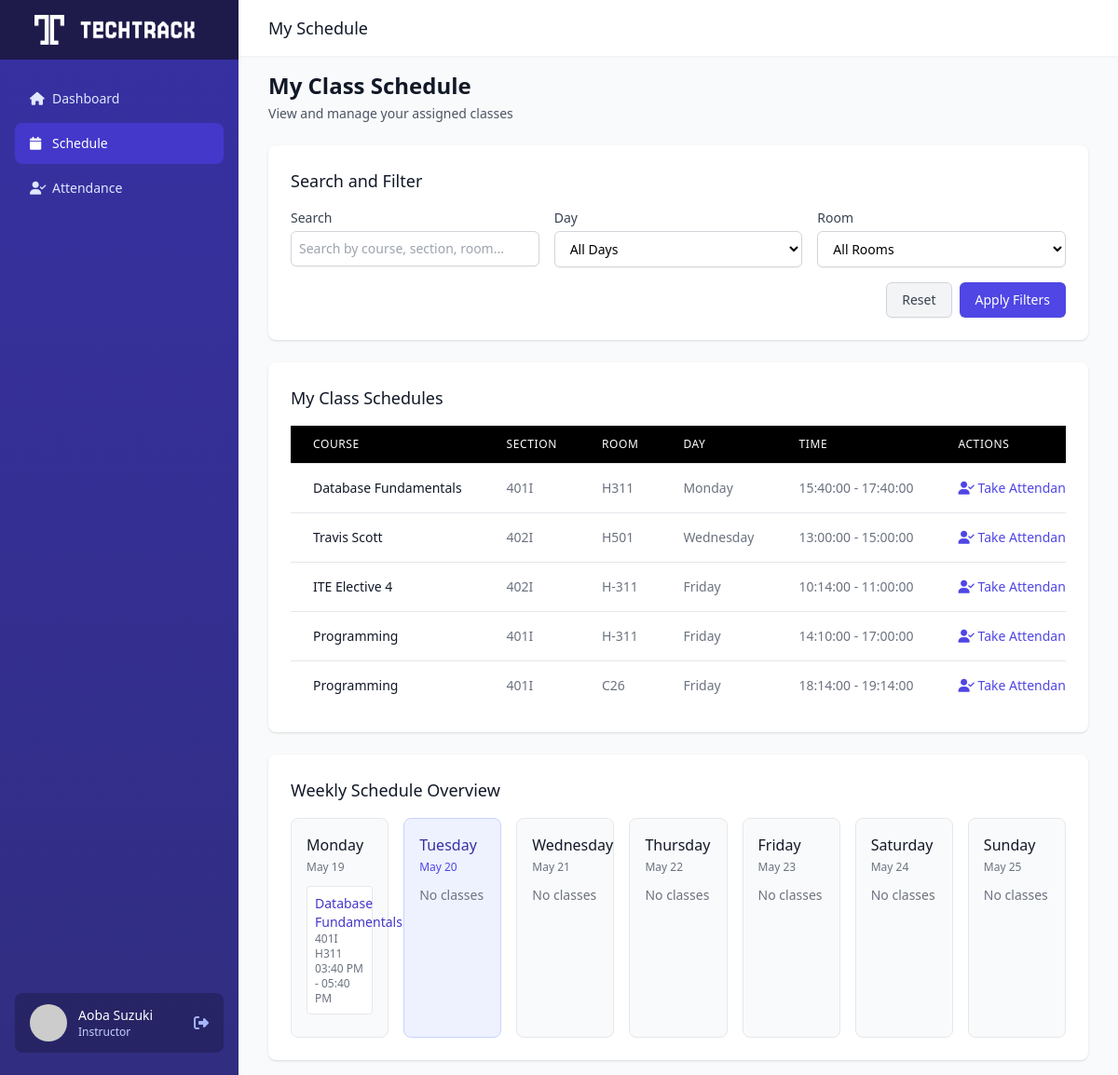
The app's page /instructor/ins_schedule.php (signed in) with its own data.
### tables this page shows
CREATE TABLE `user` (
  `user_id` int(11) NOT NULL,
  `id_number` varchar(20) NOT NULL,
  `email` varchar(255) NOT NULL,
  `password` varchar(255) NOT NULL,
  `name` varchar(255) NOT NULL,
  `section` varchar(20) DEFAULT NULL,
  `rfid_tag` varchar(255) DEFAULT NULL,
  `role_id` int(1) NOT NULL
);

CREATE TABLE `schedules` (
  `schedule_id` int(11) NOT NULL,
  `section` varchar(50) NOT NULL,
  `course_id` int(11) NOT NULL,
  `instructor_id` int(11) NOT NULL,
  `room` varchar(50) NOT NULL,
  `day` enum('Monday','Tuesday','Wednesday','Thursday','Friday','Saturday','Sunday') NOT NULL,
  `start_time` time NOT NULL,
  `end_time` time NOT NULL,
  `checkin_grace_period` int(11) NOT NULL DEFAULT 10,
  `checkout_grace_period` int(11) NOT NULL DEFAULT 10
);

CREATE TABLE `courses` (
  `course_id` int(11) NOT NULL,
  `course_name` varchar(255) NOT NULL,
  `start_date` date NOT NULL,
  `end_date` date NOT NULL
);

### instructor/ins_schedule.php (the view, shortened to what this page needs)
<?php
include '../db_config.php';
$stmt = $conn->prepare("SELECT name, user_id FROM user WHERE id_number = ? AND role_id = 2");
$stmt->bind_param("s", $_SESSION['user_id']);
$stmt->execute();
$result = $stmt->get_result();
$instructor = $result->fetch_assoc();
$search = $_GET['search'] ?? '';
$query = "SELECT s.*, c.course_name, c.course_id, u.name AS instructor_name
          FROM schedules s
          JOIN courses c ON s.course_id = c.course_id
          LEFT JOIN user u ON s.instructor_id = u.user_id
          WHERE s.instructor_id = ?";
$query .= " ORDER BY s.day, s.start_time";
$stmt = $conn->prepare($query);
$types = "i";
$params = [$instructor['user_id']];
$stmt->bind_param($types, ...$params);
$stmt->execute();
$result = $stmt->get_result();
?>
<!DOCTYPE html>
<html lang="en">
<head>
    <script src="https://cdn.tailwindcss.com"></script>
    <link rel="stylesheet" href="https://cdnjs.cloudflare.com/ajax/libs/font-awesome/6.4.0/css/all.min.css">
</head>
<body class="bg-gray-50">
    <div class="flex h-screen overflow-hidden">
        <div class="hidden md:flex md:flex-shrink-0">
            <div class="flex flex-col w-64 bg-gradient-to-b from-indigo-800 to-indigo-900">
                <div class="flex items-center justify-center h-16 px-4 bg-indigo-950">
                    <div class="text-xl font-semibold text-white flex items-center">
                        <img src="../images/dashboard_logo.png" alt="Dashboard Logo" class="h-8 w-8 mr-2">
                        <img src="../images/TECHTRACK.png" alt="TECHTRACK" class="h-6">
                    </div>
                </div>
                <div class="flex flex-col flex-grow px-4 mt-5">
                    <nav class="flex-1 space-y-1">
                        <a href="instructor_dashboard.php" class="flex items-center px-4 py-3 text-sm font-medium text-indigo-100 rounded-lg hover:bg-indigo-700 transition duration-150">
                            <i class="fas fa-home w-6"></i>
                            <span>Dashboard</span>
                        </a>
                        <a href="ins_schedule.php" class="flex items-center px-4 py-3 mt-1 text-sm font-medium text-white bg-indigo-700 rounded-lg hover:bg-indigo-600 transition duration-150">
                            <i class="fas fa-calendar w-6"></i>
                            <span>Schedule</span>
                        </a>
                        <a href="ins_attendance.php" class="flex items-center px-4 py-3 mt-1 text-sm font-medium text-indigo-100 rounded-lg hover:bg-indigo-700 transition duration-150">
                            <i class="fas fa-user-check w-6"></i>
                            <span>Attendance</span>
                        </a>
                    </nav>
                    <div class="flex items-center px-4 py-3 mt-auto mb-6 bg-indigo-950 bg-opacity-50 rounded-lg">
                        <img class="w-10 h-10 rounded-full" src="https://ui-avatars.com/api/?name=<?= urlencode($instructor['name']) ?>&background=6366F1&color=fff" alt="User">
                        <div class="ml-3">
                            <p class="text-sm font-medium text-white"><?= htmlspecialchars($instructor['name']) ?></p>
                            <p class="text-xs text-indigo-200">Instructor</p>
                        </div>
                        <a href="../logout.php" class="ml-auto text-indigo-300 hover:text-white">
                            <i class="fas fa-sign-out-alt"></i>
                        </a>
                    </div>
                </div>
            </div>
        </div>
        <div class="flex flex-col flex-1 overflow-y-auto">
            <header class="bg-white shadow-sm z-10">
                <div class="px-4 sm:px-6 lg:px-8 py-4">
                    <div class="flex items-center justify-between">
                        <h1 class="text-lg font-medium text-gray-900">My Schedule</h1>
                    </div>
                </div>
            </header>
            <main class="flex-1 p-4 sm:px-6 lg:px-8 bg-gray-50">
                <div class="mb-6">
                    <h1 class="text-2xl font-semibold text-gray-900">My Class Schedule</h1>
                    <p class="mt-1 text-sm text-gray-600">View and manage your assigned classes</p>
                </div>
                <div class="bg-white shadow overflow-hidden sm:rounded-lg mb-6">
                    <div class="px-4 py-5 sm:p-6">
                        <h3 class="text-lg font-medium text-gray-900 mb-4">Search and Filter</h3>
                        <form action="" method="GET" class="space-y-4">
                            <div class="grid grid-cols-1 gap-4 sm:grid-cols-3">
                                <div>
                                    <label for="search" class="block text-sm font-medium text-gray-700">Search</label>
                                    <input type="text" name="search" id="search" value="<?= htmlspecialchars($search) ?>" placeholder="Search by course, section, room..."
                                           class="mt-1 focus:ring-indigo-500 focus:border-indigo-500 block w-full shadow-sm sm:text-sm border-gray-300 rounded-md p-2 border">
                                </div>
                                <div>
                                    <label for="day" class="block text-sm font-medium text-gray-700">Day</label>
                                    <select name="day" id="day" class="mt-1 block w-full py-2 px-3 border border-gray-300 bg-white rounded-md shadow-sm focus:outline-none focus:ring-indigo-500 focus:border-indigo-500 sm:text-sm">
                                        <option value="">All Days</option>
                                    </select>
                                </div>
                                <div>
                                    <label for="room" class="block text-sm font-medium text-gray-700">Room</label>
                                    <select name="room" id="room" class="mt-1 block w-full py-2 px-3 border border-gray-300 bg-white rounded-md shadow-sm focus:outline-none focus:ring-indigo-500 focus:border-indigo-500 sm:text-sm">
                                        <option value="">All Rooms</option>
                                    </select>
                                </div>
                            </div>
                            <div class="flex justify-end">
                                <a href="ins_schedule.php" class="bg-gray-100 py-2 px-4 border border-gray-300 rounded-md shadow-sm text-sm font-medium text-gray-700 hover:bg-gray-200 focus:outline-none focus:ring-2 focus:ring-offset-2 focus:ring-indigo-500 mr-2">
                                    Reset
                                </a>
                                <button type="submit" class="bg-indigo-600 py-2 px-4 border border-transparent rounded-md shadow-sm text-sm font-medium text-white hover:bg-indigo-700 focus:outline-none focus:ring-2 focus:ring-offset-2 focus:ring-indigo-500">
                                    Apply Filters
                                </button>
                            </div>
                        </form>
                    </div>
                </div>
                <div class="bg-white shadow overflow-hidden sm:rounded-lg">
                    <div class="px-4 py-5 sm:p-6">
                        <h3 class="text-lg font-medium text-gray-900 mb-4">My Class Schedules</h3>
                        <div class="overflow-x-auto">
                            <table class="min-w-full divide-y divide-gray-200">
                                <thead class="bg-black text-white">
                                    <tr>
                                        <th scope="col" class="px-6 py-3 text-left text-xs font-medium uppercase tracking-wider">Course</th>
                                        <th scope="col" class="px-6 py-3 text-left text-xs font-medium uppercase tracking-wider">Section</th>
                                        <th scope="col" class="px-6 py-3 text-left text-xs font-medium uppercase tracking-wider">Room</th>
                                        <th scope="col" class="px-6 py-3 text-left text-xs font-medium uppercase tracking-wider">Day</th>
                                        <th scope="col" class="px-6 py-3 text-left text-xs font-medium uppercase tracking-wider">Time</th>
                                        <th scope="col" class="px-6 py-3 text-left text-xs font-medium uppercase tracking-wider">Actions</th>
                                    </tr>
                                </thead>
                                <tbody class="bg-white divide-y divide-gray-200">
                                    <?php if ($result->num_rows > 0): ?>
                                        <?php while ($row = $result->fetch_assoc()): ?>
                                            <tr>
                                                <td class="px-6 py-4 whitespace-nowrap">
                                                    <div class="text-sm font-medium text-gray-900"><?= htmlspecialchars($row['course_name']) ?></div>
                                                </td>
                                                <td class="px-6 py-4 whitespace-nowrap text-sm text-gray-500"><?= htmlspecialchars($row['section']) ?></td>
                                                <td class="px-6 py-4 whitespace-nowrap text-sm text-gray-500"><?= htmlspecialchars($row['room']) ?></td>
                                                <td class="px-6 py-4 whitespace-nowrap text-sm text-gray-500"><?= htmlspecialchars($row['day']) ?></td>
                                                <td class="px-6 py-4 whitespace-nowrap text-sm text-gray-500">
                                                    <?= htmlspecialchars($row['start_time']) ?> - <?= htmlspecialchars($row['end_time']) ?>
                                                </td>
                                                <td class="px-6 py-4 whitespace-nowrap text-sm font-medium">
                                                    <a href="ins_attendance.php?id=<?= $row['schedule_id'] ?>" class="text-indigo-600 hover:text-indigo-900 mr-3">
                                                        <i class="fas fa-user-check"></i> Take Attendance
                                                    </a>
                                                </td>
                                            </tr>
                                        <?php endwhile; ?>
                                    <?php else: ?>
                                        <tr>
                                            <td colspan="6" class="px-6 py-4 text-center text-sm text-gray-500">No schedules found</td>
                                        </tr>
                                    <?php endif; ?>
                                </tbody>
                            </table>
                        </div>
                    </div>
                </div>
                <div class="bg-white shadow overflow-hidden sm:rounded-lg mt-6">
                    <div class="px-4 py-5 sm:p-6">
                        <h3 class="text-lg font-medium text-gray-900 mb-4">Weekly Schedule Overview</h3>
                        <?php
                        $current_datetime = new DateTime();
                        $current_date = $current_datetime->format('Y-m-d');
                        $week_start_date = clone $current_datetime;
                        $week_start_date->modify('monday this week');
                        ?>
                        <div class="grid grid-cols-1 md:grid-cols-7 gap-4">
                            <?php
                            for ($i = 0; $i < 7; $i++):
                                $day_date_obj = clone $week_start_date;
                                $day_date_obj->modify("+$i days");
                                $day_date = $day_date_obj->format('Y-m-d');
                                $day_name = $day_date_obj->format('l');
                                $is_today = ($day_date == $current_date);
                                $display_date = $day_date_obj->format('M d');
                            ?>
                                <div class="<?= $is_today ? 'bg-indigo-50 border-indigo-200' : 'bg-gray-50' ?> p-4 rounded-lg border <?= $is_today ? 'border-indigo-200' : 'border-gray-200' ?>">
                                    <h4 class="font-medium <?= $is_today ? 'text-indigo-800' : 'text-gray-900' ?> mb-1"><?= $day_name ?></h4>
                                    <div class="text-xs <?= $is_today ? 'text-indigo-600' : 'text-gray-500' ?> mb-3"><?= $display_date ?></div>
                                    <?php
                                    $has_classes = false;
                                    $schedule_query = "SELECT s.schedule_id, s.section, s.room, s.start_time, s.end_time,
                                                     c.course_name, c.course_id, c.start_date, c.end_date
                                                     FROM schedules s
                                                     JOIN courses c ON s.course_id = c.course_id
                                                     WHERE s.instructor_id = ? AND s.day = ?
                                                     AND ? BETWEEN c.start_date AND c.end_date
                                                     ORDER BY s.start_time";
                                    $stmt_schedule = $conn->prepare($schedule_query);
                                    $stmt_schedule->bind_param("iss", $instructor['user_id'], $day_name, $day_date);
                                    $stmt_schedule->execute();
                                    $regular_schedules = $stmt_schedule->get_result();
                                    if ($regular_schedules->num_rows > 0) {
                                        while ($class = $regular_schedules->fetch_assoc()) {
                                            $has_classes = true;
                                            $class_bg = $is_today ? 'bg-white border-indigo-200' : 'bg-white border-gray-200';
                                            echo '<div class="mb-2 p-2 rounded border ' . $class_bg . '">';
                                            echo '<div class="text-sm font-medium text-indigo-700">' . htmlspecialchars($class['course_name']) . '</div>';
                                            echo '<div class="text-xs text-gray-500">' . htmlspecialchars($class['section']) . '</div>';
                                            echo '<div class="text-xs text-gray-500">' . htmlspecialchars($class['room']) . '</div>';
                                            echo '<div class="text-xs text-gray-500">' . date('h:i A', strtotime($class['start_time'])) . ' - ' . date('h:i A', strtotime($class['end_time'])) . '</div>';
                                        echo '</div>';
                                        }
                                    }
                                    if (!$has_classes) {
                                        echo '<div class="text-sm text-gray-500">No classes</div>';
                                    }
                                    ?>
                                </div>
                            <?php endfor; ?>
                        </div>
                    </div>
                </div>
            </main>
        </div>
    </div>
</body>
</html>

### records on screen
user: name "Aoba Suzuki"
schedules: course.course_name "Database Fundamentals", section "401I", room "H311", day "Monday", start_time "15:40:00", end_time "17:40:00", start_time "03:40 PM", end_time "05:40 PM"
schedules: course.course_name "Travis Scott", section "402I", room "H501", day "Wednesday", start_time "13:00:00", end_time "15:00:00"
schedules: course.course_name "ITE Elective 4", section "402I", room "H-311", day "Friday", start_time "10:14:00", end_time "11:00:00"
schedules: course.course_name "Programming", section "401I", room "H-311", day "Friday", start_time "14:10:00", end_time "17:00:00"
schedules: course.course_name "Programming", section "401I", room "C26", day "Friday", start_time "18:14:00", end_time "19:14:00"
